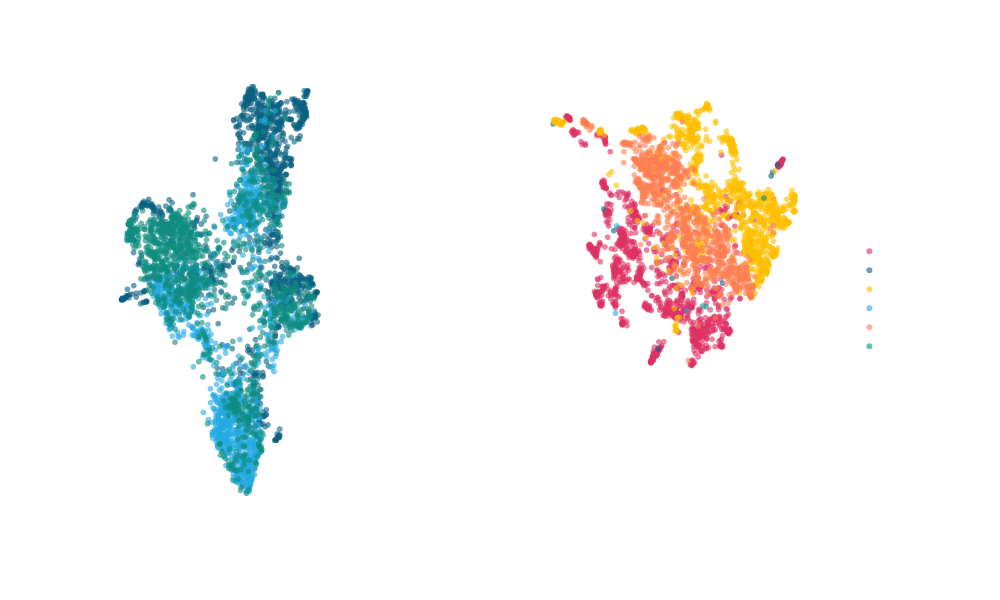

This figure's notebook cell:
### Markdown cell above
**tSNE, UMAP** -- Wizualizacja za pomocą projekcji na płaszczyznę

### Code cell
fig = px.scatter(
    projections_umap, x=0, y=1,
    color=y_train.map(activity_map), labels={'color': 'Activity'},
    color_discrete_sequence=col_seq,
    width=1000, height=600,
    opacity=0.6,
)
fig.update_xaxes(showgrid=False, visible=False)
fig.update_yaxes(showgrid=False, visible=False)
fig.update_layout(
    paper_bgcolor='rgba(0,0,0,0)', 
    plot_bgcolor='rgba(0,0,0,0)', 
    legend_font_color="white",
    legend=dict(
        yanchor="middle",
        y=0.5,
        xanchor="right",
        x=1.2,
        font=dict(size = 12))
    )
fig.show()

### Figure 1 — Plotly figure (JSON) as saved in the notebook; plotly's stock layout.template omitted (floating-point values rounded to 4 significant figures; data arrays with more than 128 entries replaced by an {"elided": "..."} marker saying what was removed)
{"data": [{"hovertemplate": "Activity=WALKING<br>0=%{x}<br>1=%{y}<extra></extra>", "legendgroup": "WALKING", "marker": {"color": "#DE3163", "opacity": 0.6, "symbol": "circle"}, "mode": "markers", "name": "WALKING", "showlegend": true, "type": "scattergl", "x": {"elided": "1205 float values"}, "xaxis": "x", "y": {"elided": "1205 float values"}, "yaxis": "y"}, {"hovertemplate": "Activity=LAYING<br>0=%{x}<br>1=%{y}<extra></extra>", "legendgroup": "LAYING", "marker": {"color": "#096182", "opacity": 0.6, "symbol": "circle"}, "mode": "markers", "name": "LAYING", "showlegend": true, "type": "scattergl", "x": {"elided": "1361 float values"}, "xaxis": "x", "y": {"elided": "1361 float values"}, "yaxis": "y"}, {"hovertemplate": "Activity=WALKING UP<br>0=%{x}<br>1=%{y}<extra></extra>", "legendgroup": "WALKING UP", "marker": {"color": "#FFBF00", "opacity": 0.6, "symbol": "circle"}, "mode": "markers", "name": "WALKING UP", "showlegend": true, "type": "scattergl", "x": {"elided": "1081 float values"}, "xaxis": "x", "y": {"elided": "1081 float values"}, "yaxis": "y"}, {"hovertemplate": "Activity=STANDING<br>0=%{x}<br>1=%{y}<extra></extra>", "legendgroup": "STANDING", "marker": {"color": "#24aae2", "opacity": 0.6, "symbol": "circle"}, "mode": "markers", "name": "STANDING", "showlegend": true, "type": "scattergl", "x": {"elided": "1334 float values"}, "xaxis": "x", "y": {"elided": "1334 float values"}, "yaxis": "y"}, {"hovertemplate": "Activity=WALKING DOWN<br>0=%{x}<br>1=%{y}<extra></extra>", "legendgroup": "WALKING DOWN", "marker": {"color": "#FF7F50", "opacity": 0.6, "symbol": "circle"}, "mode": "markers", "name": "WALKING DOWN", "showlegend": true, "type": "scattergl", "x": {"elided": "984 float values"}, "xaxis": "x", "y": {"elided": "984 float values"}, "yaxis": "y"}, {"hovertemplate": "Activity=SITTING<br>0=%{x}<br>1=%{y}<extra></extra>", "legendgroup": "SITTING", "marker": {"color": "#0e8c7f", "opacity": 0.6, "symbol": "circle"}, "mode": "markers", "name": "SITTING", "showlegend": true, "type": "scattergl", "x": {"elided": "1244 float values"}, "xaxis": "x", "y": {"elided": "1244 float values"}, "yaxis": "y"}], "layout": {"height": 600, "legend": {"font": {"color": "white", "size": 12}, "title": {"text": "Activity"}, "tracegroupgap": 0, "x": 1.2, "xanchor": "right", "y": 0.5, "yanchor": "middle"}, "margin": {"t": 60}, "paper_bgcolor": "rgba(0,0,0,0)", "plot_bgcolor": "rgba(0,0,0,0)", "width": 1000, "xaxis": {"anchor": "y", "domain": [0, 1], "showgrid": false, "title": {"text": "0"}, "visible": false}, "yaxis": {"anchor": "x", "domain": [0, 1], "showgrid": false, "title": {"text": "1"}, "visible": false}}}
